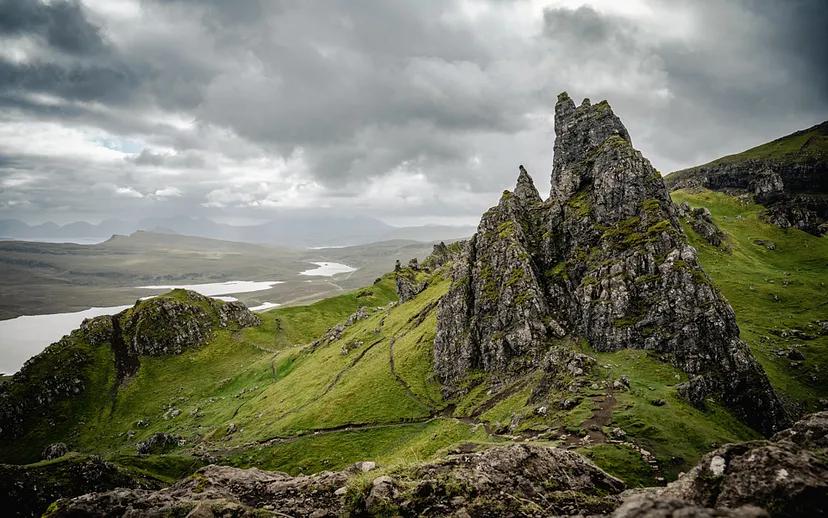
#> input picture computer-vision-tests/images/scarp.jpg, 828 x 518 px
$ python 02.py
#> lines starting #> are read from the running program, lines starting #| are printed output that depends on the picture
import numpy as np
import matplotlib.pyplot as plt
from PIL import Image


def histogram_equalization(image_array):
    # Compute the histogram
    histogram, bins = np.histogram(image_array.flatten(), bins=256, range=[0, 256])

    # Compute the cumulative distribution function (CDF)
    cdf = histogram.cumsum()

    # Normalize the CDF
    cdf_normalized = cdf * histogram.max() / cdf.max()

    # Perform histogram equalization
    equalized_image_array = np.interp(image_array.flatten(), bins[:-1], cdf_normalized)
    equalized_image_array = equalized_image_array.reshape(image_array.shape)

    # Convert the image array back to uint8
    equalized_image_array = equalized_image_array.astype(np.uint8)

    return equalized_image_array


def plot_grayscale_histogram(image_path):
    # Open the image and convert it to grayscale
#> called with image_path = './images/scarp.jpg'
    image = Image.open(image_path).convert('L')
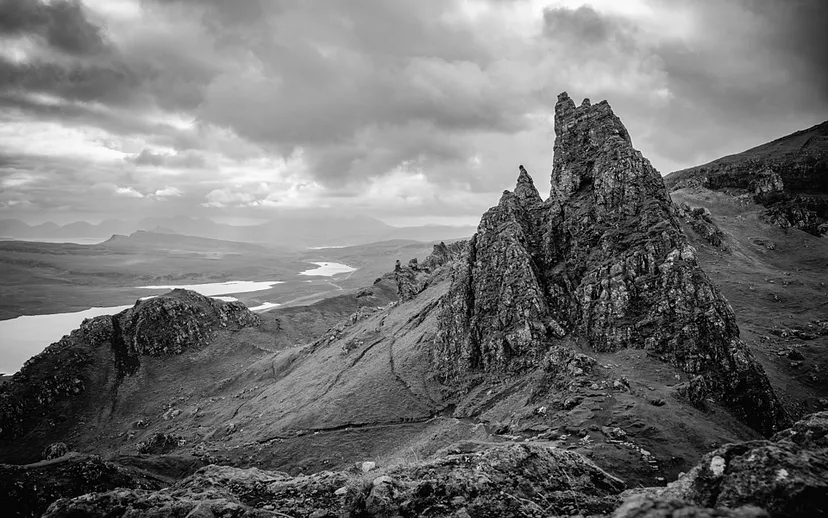
#> image: PIL image 828x518 L; min 0, max 255, mean 113.7

    # Convert the image to a numpy array
    image_array = np.array(image)

    # Perform histogram equalization
    equalized_image_array = histogram_equalization(image_array)
#> in histogram_equalization, `histogram, bins = np.histogram(image_array.flatten(), bins=256, range=..`: histogram = 256 values, max 4066 at index 162, min 17 at index 255, mean 1675.4; bins = 257 values from 0 to 256
#> in histogram_equalization, `cdf = histogram.cumsum()`: cdf = 256 values from 1413 to 428904
#> in histogram_equalization, `cdf_normalized = cdf * histogram.max() / cdf.max()`: cdf_normalized = 256 values from 13.4 to 4066

    # Plot the original grayscale histogram
    plt.subplot(1, 2, 1)
    plt.hist(image_array.flatten(), bins=256, color='gray')
    plt.xlabel('Pixel Value')
    plt.ylabel('Frequency')
    plt.title('Original Grayscale Histogram')

    # Plot the equalized grayscale histogram
    plt.subplot(1, 2, 2)
    plt.hist(equalized_image_array.flatten(), bins=256, color='gray')
    plt.xlabel('Pixel Value')
    plt.ylabel('Frequency')
    plt.title('Equalized Grayscale Histogram')

    # Adjust the spacing between subplots
    plt.tight_layout()

    # Display the histograms
    plt.show()
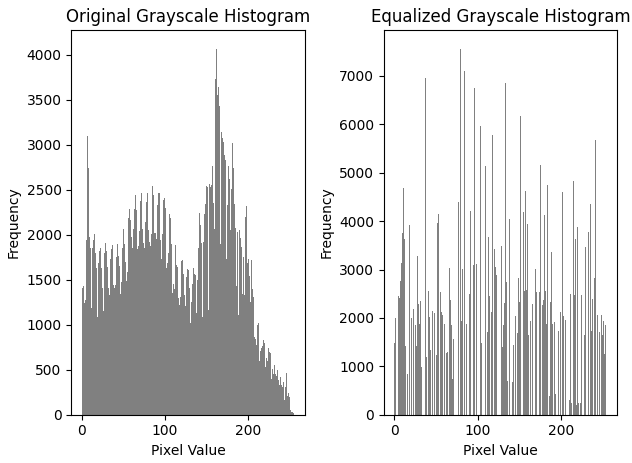
#> figure drawn by matplotlib, 2 panels; panel 1: tallest bar 4066 high, from x = 161.4 to 162.4; panel 2: tallest bar 7564 high, from x = 78.69 to 79.69


def plot_rgb_histogram(image_path):
    # Open the image
#> called with image_path = './images/scarp.jpg'
    image = Image.open(image_path)
#> image is the input picture: PIL image 828x518 RGB; mean R, G, B 114.3, 116.1, 99.6

    # Convert the image to a numpy array
    image_array = np.array(image)

    # Separate the color channels
    red_channel = image_array[:, :, 0]
    green_channel = image_array[:, :, 1]
    blue_channel = image_array[:, :, 2]
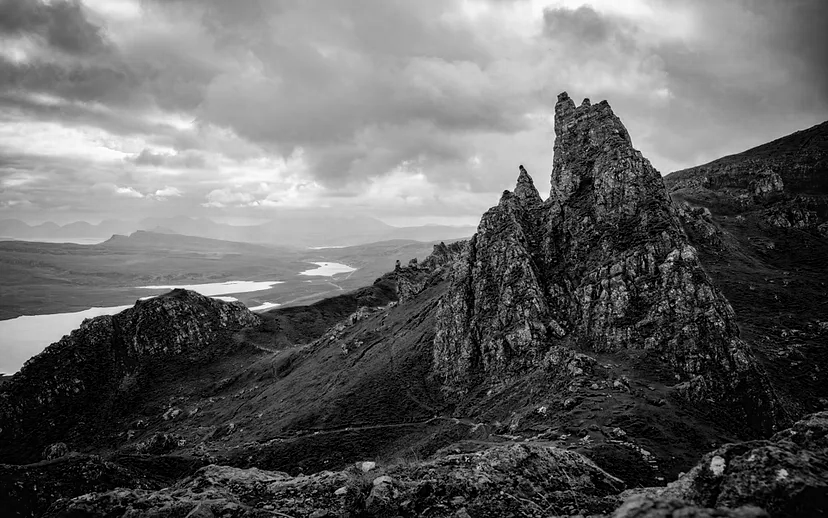
#> blue_channel: shape (518, 828); min 0, max 255, mean 99.6

    # Perform histogram equalization on each color channel
    equalized_red_channel = histogram_equalization(red_channel)
#> in histogram_equalization (call 2), `histogram, bins = np.histogram(image_array.flatten(), bins=256, range=..`: histogram = 256 values, max 4451 at index 162, min 11 at index 254, mean 1675.4
#> in histogram_equalization (call 2), `cdf = histogram.cumsum()`: cdf = 256 values from 1470 to 428904
#> in histogram_equalization (call 2), `cdf_normalized = cdf * histogram.max() / cdf.max()`: cdf_normalized = 256 values from 15.26 to 4451
#> in histogram_equalization (call 2), `equalized_image_array = equalized_image_array.astype(np.uint8)`:
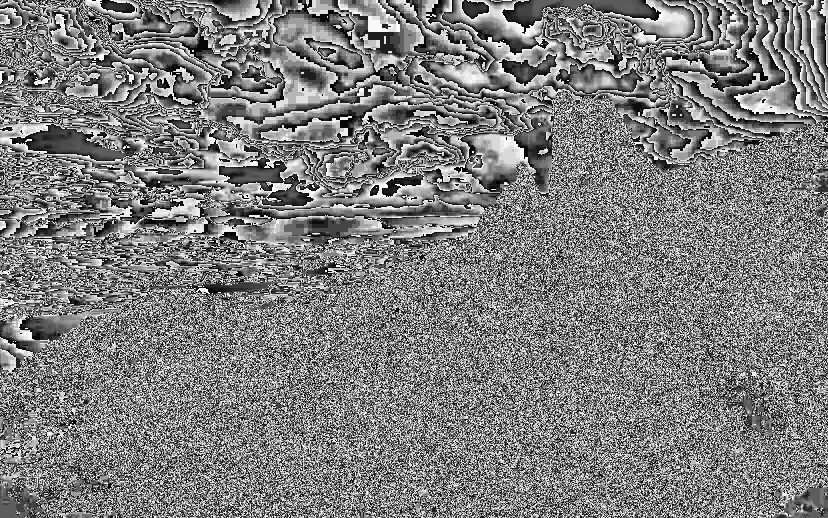
#> equalized_image_array: shape (518, 828); min 0, max 254, mean 126.2
    equalized_green_channel = histogram_equalization(green_channel)
#> in histogram_equalization (call 3), `histogram, bins = np.histogram(image_array.flatten(), bins=256, range=..`: histogram = 256 values, max 4122 at index 167, min 20 at index 254, mean 1675.4
#> in histogram_equalization (call 3), `cdf = histogram.cumsum()`: cdf = 256 values from 2988 to 428904
#> in histogram_equalization (call 3), `cdf_normalized = cdf * histogram.max() / cdf.max()`: cdf_normalized = 256 values from 28.72 to 4122
#> in histogram_equalization (call 3), `equalized_image_array = equalized_image_array.astype(np.uint8)`:
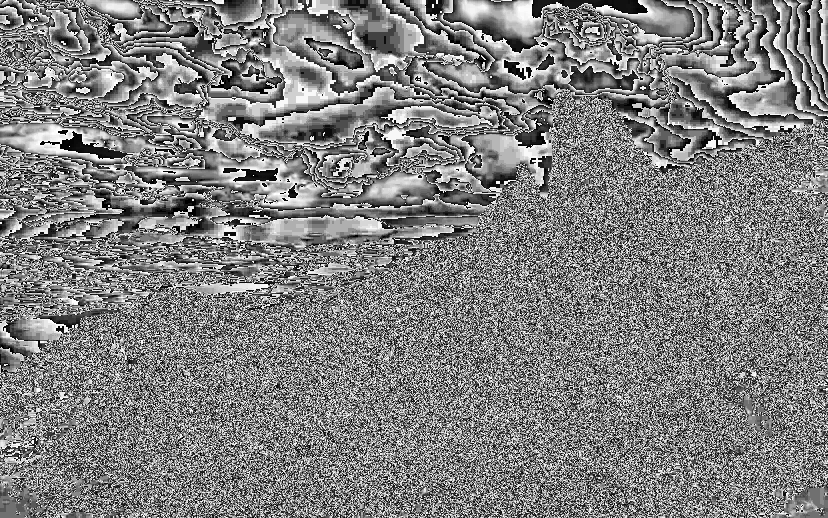
#> equalized_image_array: shape (518, 828); min 0, max 255, mean 127.4
    equalized_blue_channel = histogram_equalization(blue_channel)
#> in histogram_equalization (call 4), `histogram, bins = np.histogram(image_array.flatten(), bins=256, range=..`: histogram = 256 values, max 20990 at index 0, min 15 at index 254, mean 1675.4
#> in histogram_equalization (call 4), `cdf = histogram.cumsum()`: cdf = 256 values from 20990 to 428904
#> in histogram_equalization (call 4), `cdf_normalized = cdf * histogram.max() / cdf.max()`: cdf_normalized = 256 values from 1027.2 to 20990
#> in histogram_equalization (call 4), `equalized_image_array = equalized_image_array.astype(np.uint8)`:
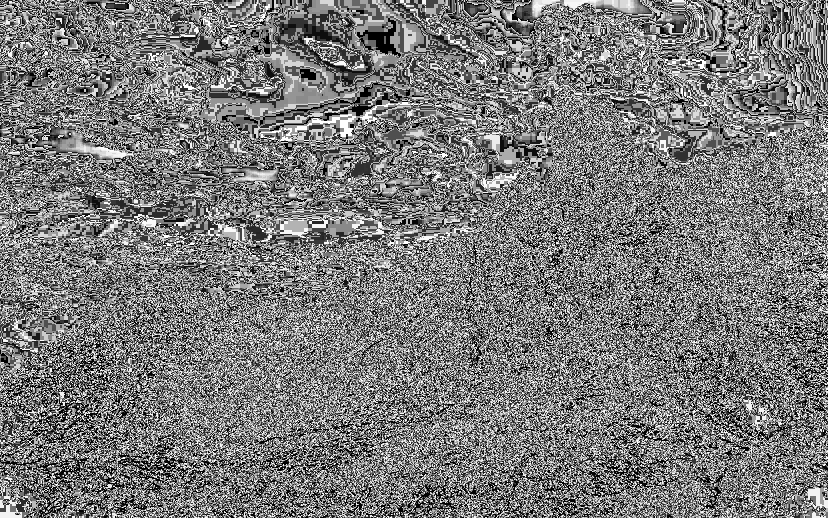
#> equalized_image_array: shape (518, 828); min 0, max 255, mean 121.7

    # Plot the original RGB histograms
    plt.subplot(2, 2, 1)
    plt.hist(red_channel.flatten(), bins=256, color='red', alpha=0.5, label='Red')
    plt.hist(green_channel.flatten(), bins=256, color='green', alpha=0.5, label='Green')
    plt.hist(blue_channel.flatten(), bins=256, color='blue', alpha=0.5, label='Blue')
    plt.xlabel('Pixel Value')
    plt.ylabel('Frequency')
    plt.title('Original RGB Histogram')
    plt.legend()

    # Plot the equalized RGB histograms
    plt.subplot(2, 2, 2)
    plt.hist(equalized_red_channel.flatten(), bins=256, color='red', alpha=0.5, label='Red')
    plt.hist(equalized_green_channel.flatten(), bins=256, color='green', alpha=0.5, label='Green')
    plt.hist(equalized_blue_channel.flatten(), bins=256, color='blue', alpha=0.5, label='Blue')
    plt.xlabel('Pixel Value')
    plt.ylabel('Frequency')
    plt.title('Equalized RGB Histogram')
    plt.legend()

    # Display the histograms
    plt.tight_layout()
    plt.show()
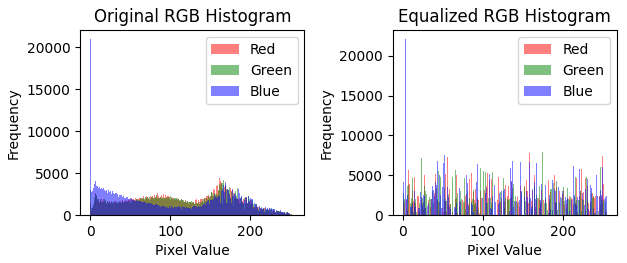
#> figure drawn by matplotlib, 2 panels; panel 1: tallest bar 4451 high, from x = 161.4 to 162.4; panel 1: tallest bar 4122 high, from x = 166.3 to 167.3; panel 1: tallest bar 20990 high, from x = 0 to 0.996; panel 2: tallest bar 7776 high, from x = 157.8 to 158.8


plot_grayscale_histogram('./images/scarp.jpg')
plot_rgb_histogram('./images/scarp.jpg')
